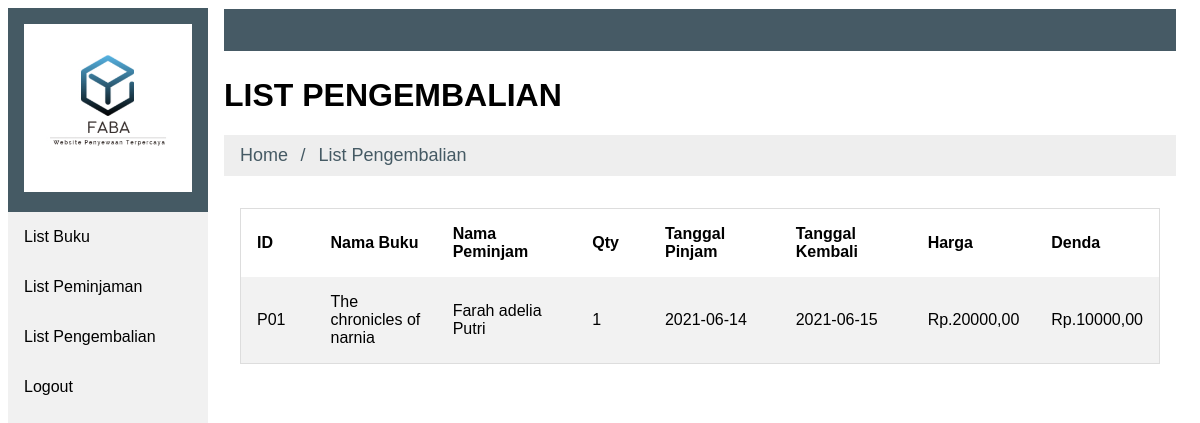
The page /Admin/list_pengembalian.php (signed in) on the database its author committed.
### tables this page shows
CREATE TABLE `peminjaman` (
  `id_peminjaman` varchar(5) NOT NULL,
  `id_buku` varchar(5) NOT NULL,
  `nama_peminjam` varchar(50) NOT NULL,
  `no_telp` varchar(12) NOT NULL,
  `alamat` text NOT NULL,
  `jumlah_pinjam` int(11) NOT NULL,
  `status` enum('Dipinjam','Kembali','','') NOT NULL,
  `tanggal_pinjam` date NOT NULL,
  `tanggal_kembali` date NOT NULL,
  `harga` varchar(50) NOT NULL,
  `denda` varchar(50) DEFAULT NULL
);

CREATE TABLE `barang` (
  `id_buku` varchar(5) NOT NULL,
  `nama_buku` varchar(100) NOT NULL,
  `Penulis` varchar(100) NOT NULL,
  `sipnosis` varchar(1500) NOT NULL,
  `stok` int(11) NOT NULL
);

### config/Koneksi.php (called while the page is built)
<?php
class Koneksi
{
	var $host = "localhost";
	var $user = "root";
	var $pass = "";
	var $db = "db_wp";
	function __construct()
	{
		try{
			$this->db = new PDO(
				"mysql:host={$this->host};
				dbname={$this->db}",
				$this->user,
				$this->pass
			);
			$this->db->setAttribute(
				PDO::ATTR_ERRMODE,
				PDO::ERRMODE_EXCEPTION
			);
		}
		catch (PDOexception $exception){
			die("connection error: ".$exception->getMessage());
		}
}
}
?>

### Admin/fungsi_pengembalian.php (called while the page is built, shortened)
<?php
class fungsi_Pengembalian{
	public $connect;
	function __construct(){
		require_once '../config/koneksi.php';
		$this->connect = new koneksi();
	}
		function listA(){
			try{
				$sql= "SELECT p.id_peminjaman, b.nama_buku as nama, p.nama_peminjam, p.no_telp, p.jumlah_pinjam, p.tanggal_kembali, p.tanggal_pinjam, p.harga, p.denda FROM peminjaman p, barang b WHERE b.id_buku = p.id_buku AND p.status = 'Kembali' order by id_peminjaman";
				$qry = $this->connect->db->prepare($sql);
				$qry->execute();
				$data = $qry->fetchAll(PDO::FETCH_OBJ);
				return $data;
			} catch(PDOException $e){
				die("Error : ".$e->getMessage());
			}
		}
}

### Admin/list_pengembalian.php (the view, shortened to what this page needs)
<?php
require_once 'fungsi_pengembalian.php';
$lib = new fungsi_pengembalian();
$data = $lib->listA();
?>
<div class="content">
  <img src="head.jpg" width="100%">
  <h1>LIST PENGEMBALIAN</h1>
<ul class="breadcrumb">
  <li><a href="../user/index.html">Home</a></li>
  <li><a href="list_pengembalian.php">List Pengembalian</a></li>
</ul>
  <div class="container">
    <table>
  <tr >
    <th width="10%">ID</th>
    <th width="16%">Nama Buku</th>
    <th width="20%">Nama Peminjam</th>
    <th width="10%">Qty</th>
    <th width="20%">Tanggal Pinjam</th>
    <th width="20%">Tanggal Kembali</th>
    <th width="16%">Harga</th>
    <th width="16%">Denda</th>
  </tr>
        <?php
        foreach($data as $d){
         ?>
         <tr>
          <td><?= $d->id_peminjaman ?></td>
          <td><?= $d->nama?></td>
          <td><?= $d->nama_peminjam ?></td>
          <td><?= $d->jumlah_pinjam ?></td>
          <td><?= $d->tanggal_pinjam ?></td>
          <td><?= $d->tanggal_kembali ?></td>
          <td>Rp.<?= $d->harga ?>,00</td>
          <td>Rp.<?= $d->denda ?>,00</td>
        </tr>
<?php } ?>
</table>
  </div>
</div>
</body>
</html>

### rows shown on the page
peminjaman: id_peminjaman "P01", id_buku.nama_buku "The chronicles of narnia", nama_peminjam "Farah adelia Putri", jumlah_pinjam "1", tanggal_pinjam "2021-06-14", tanggal_kembali "2021-06-15", harga "20000", denda "10000"
